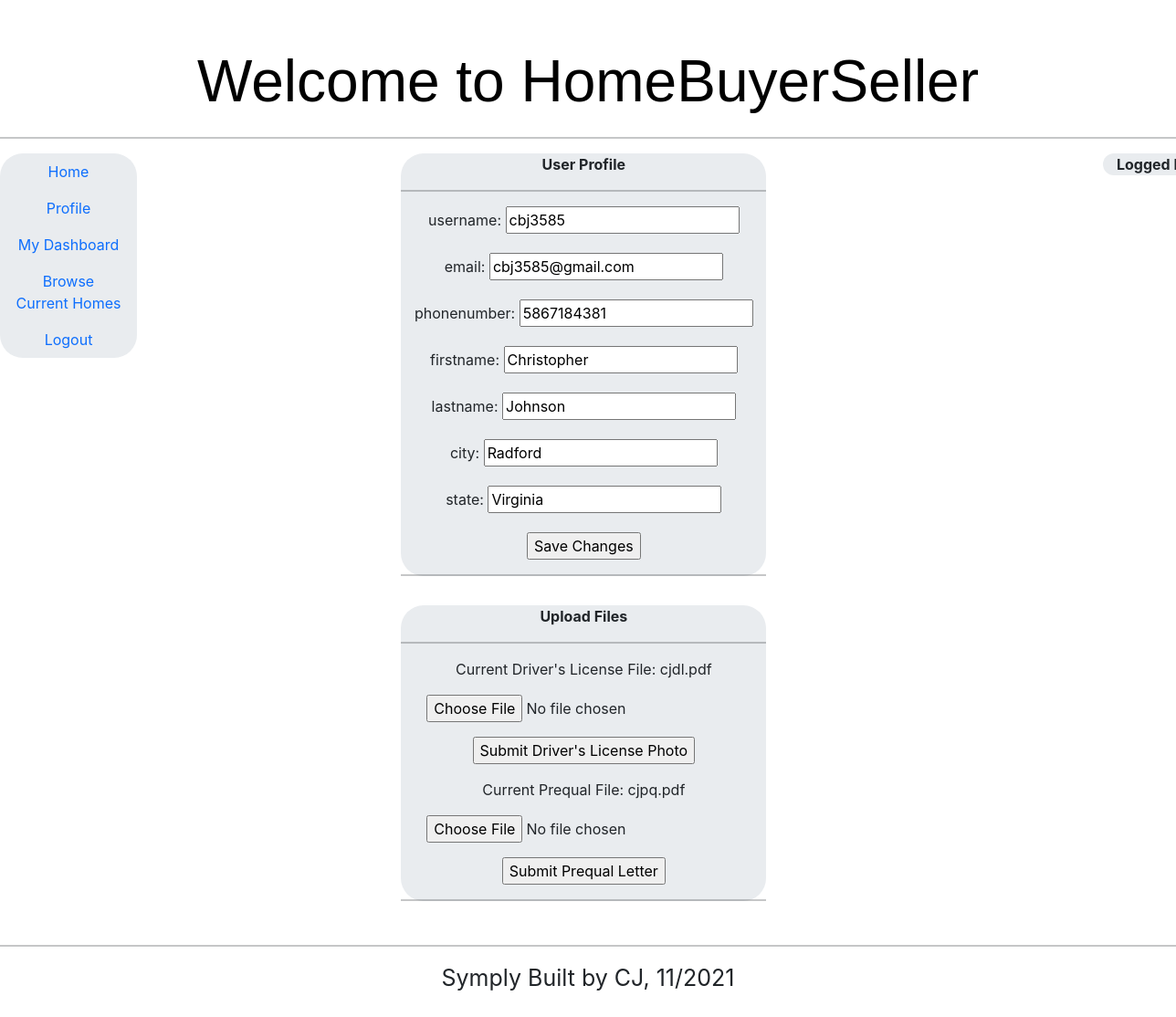
/user_profile (signed in), run on the app's committed database.
### application.py (models this page shows, shortened)
    class User(db.Model):
        __tablename__ = 'user'
        username = db.Column(db.String, primary_key=True)
        email = db.Column(db.String)
        phonenumber = db.Column(db.String)
        firstname = db.Column(db.String)
        lastname = db.Column(db.String)
        city = db.Column(db.String)
        state = db.Column(db.String)
        password = db.Column(db.String)
        authenticated = db.Column(db.Boolean, default=False)

    class FileUpload(db.Model):
        __tablename__ = 'checkfileupload'
        username = db.Column(db.String, primary_key=True)
        authenticateddriverslicense = db.Column(db.Boolean, default=False)
        uploadeddriverslicense = db.Column(db.Boolean, default=False)
        authenticatedprequal = db.Column(db.Boolean, default=False)
        uploadedprequal = db.Column(db.Boolean, default=False)
        prequalfilename = db.Column(db.String, default='')
        driverslicensefilename = db.Column(db.String, default='')

### application.py (the view)
    @application.route('/user_profile',methods=["GET", "POST"])
    @login_required
    def user_profile():
        msg=''
        form = UserSignupForm()
        buyer = current_user.username
        poster_data = User.query.filter(User.username == buyer)
        upload_data = FileUpload.query.filter(User.username == buyer)
        for tt in upload_data:
            pq = tt.prequalfilename
            dl = tt.driverslicensefilename
        return render_template('user_profile.html', poster=buyer, poster_data=poster_data, form=form, msg=msg, pq=pq,dl=dl)

### functions/forms.py
class UserSignupForm(FlaskForm):
    username = StringField('username', validators=[DataRequired()])
    email = StringField('email', validators=[DataRequired()])
    phonenumber = StringField('phonenumber')
    firstname = StringField('firstname')
    lastname = StringField('lastname')
    city = StringField('city')
    state = StringField('state')
    password = PasswordField('password', validators=[DataRequired()])

### application.py (called while the page is built)
    @login_manager.user_loader
    def user_loader(user_id):
        return User.query.get(user_id)

### templates/user_profile.html (shortened to what this page needs)
{% extends "base2.html" %}
{% block content %}
<div class="jumbotron" style="width: 400px; font-size: 1.0rem; padding: 0% 0% 0% 0%;">
  <p><b>User Profile</b></p>
  <hr>
  <form method="POST" action="/save_profile_changes">
  {% for pd in poster_data%}
            <p>{{ form.username.label }}: <input type="text" name="username" value= {{ pd.username }}></p>
            <p>{{ form.email.label }}: <input type="text" name="email" value= {{ pd.email }}></p>
            <p>{{ form.phonenumber.label }}: <input type="text" name="phonenumber" value= {{ pd.phonenumber }}></p>
            <p>{{ form.firstname.label }}: <input type="text" name="firstname" value= {{ pd.firstname }}></p>
            <p>{{ form.lastname.label }}: <input type="text" name="lastname" value= {{ pd.lastname }}></p>
            <p>{{ form.city.label }}: <input type="text" name="city" value= {{ pd.city }}></p>
            <p>{{ form.state.label }}: <input type="text" name="state" value= {{ pd.state }}></p>
  {% endfor%}
  <p><input type="submit" value="Save Changes"></p>
  </form>
  <hr>
</div>
<div class="jumbotron" style="width: 400px; font-size: 1.0rem; padding: 0% 0% 0% 0%;">
  <p><b>Upload Files</b></p>
  <hr>
  <form method="POST" action="/upload_file" enctype="multipart/form-data">
      <p>Current Driver's License File: {{ dl }}</p>
      <p><input type="file" name="driverslicense"></p>
      <p><input type="submit" value="Submit Driver's License Photo"></p>
  </form>
  <form method="POST" action="/upload_file" enctype="multipart/form-data">
    <p>Current Prequal File: {{ pq }}</p>
    <p><input type="file" name="prequal"></p>
    <p><input type="submit" value="Submit Prequal Letter"></p>
</form>
  <hr>
</div>
{% endblock %}
{% block loggedin %}
<!DOCTYPE html>
<html lang="en">
  <head>
    <link href="{{ url_for('static', filename='bootstrap.min.css') }}" rel="stylesheet">
    <link href="{{ url_for('static', filename='narrow-jumbotron.css') }}" rel="stylesheet">
  </head>
  <body>
      <div>
        <p><b>Logged In as:</b> {{buyer}}</p>
      </div>
  </body>
</html>
{% endblock %}

### static/narrow-jumbotron.css (style rules this page uses)
body { padding-top: 1.5rem; padding-bottom: 1.5rem; }
.jumbotron { text-align: center; border-bottom: .05rem solid #e5e5e5; border-radius: 25px; font-size: 2.5rem; }
@media screen and (min-width: 48em) { .jumbotron { border-bottom: 0; } }

### data on the page
User: username.label "username", username "cbj3585", email.label "email", email "cbj3585@gmail.com", phonenumber.label "phonenumber", phonenumber "5867184381", firstname.label "firstname", firstname "Christopher", lastname.label "lastname", lastname "Johnson", city.label "city", city "Radford", state.label "state", state "Virginia"
FileUpload: driverslicensefilename "cjdl.pdf", prequalfilename "cjpq.pdf"
